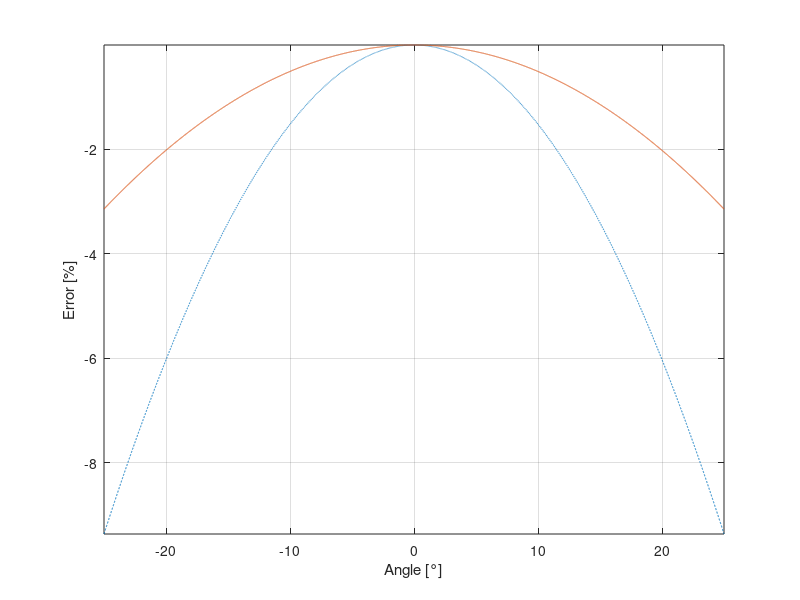
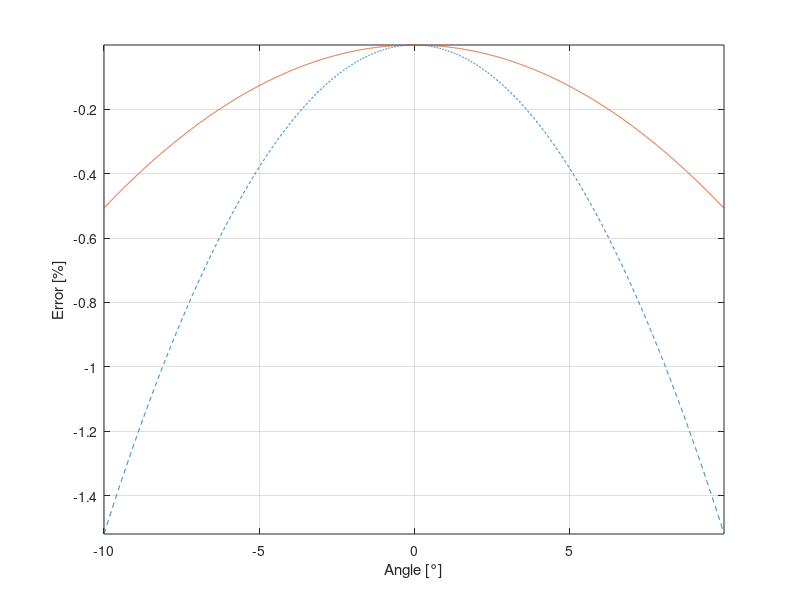

The MATLAB source for these figures, in order:
clear all;

x=-25*pi/180:0.0001:25*pi/180;
X=-10*pi/180:0.0001:10*pi/180;


for k=1:3491;
	if (k ~= 0)
		Y(k)=(sin(-10*pi/180+k*0.0001)-(-10*pi/180+k*0.0001))/(-10*pi/180+k*0.0001)*100;
	else
		Y(k)=0;
	end
end

for k=1:8727;
	if (k~=0)
		y(k)=(sin(-25*pi/180+k*0.0001)-(-25*pi/180+k*0.0001))/(-25*pi/180+k*0.0001)*100;
	else
		y(k)=0;
	end
end

%% approximation with cos=<1-x^2/2
figure
plot(x*180/pi,(cos(x)-(1))*100, '--', x*180/pi,y);

xlabel('Angle [°]'); ylabel('Error [%]');
axis tight;
grid on;

%% Approximation with cos=>1
figure
plot(X*180/pi,(cos(X)-(1))*100, '--',X*180/pi,Y); 

xlabel('Angle [°]'); ylabel('Error [%]');
axis tight;
grid on;

